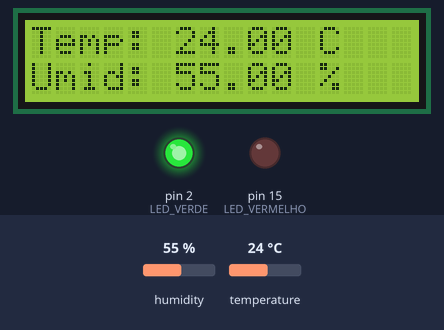
This sketch was run on a simulated Arduino Uno, built with avr-gcc and run on an emulated ATmega328P. On the bench: 16×2 character LCD, output pins drawn as LEDs (lit = HIGH). The inputs (shaded band) are chosen by the test bench; at power-on: humidity 55 %, temperature 24 °C.

Above: at 1.2 s.
1.3 s: humidity set to 22 %
At 2.7 s:
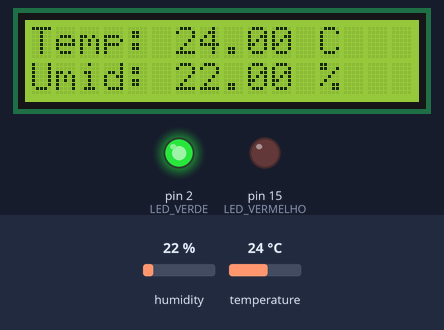
4.0 s: temperature set to 12 °C
At 5.5 s:
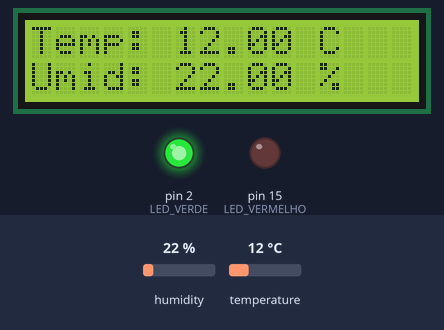
6.7 s: humidity set to 40 %
At 8.8 s:
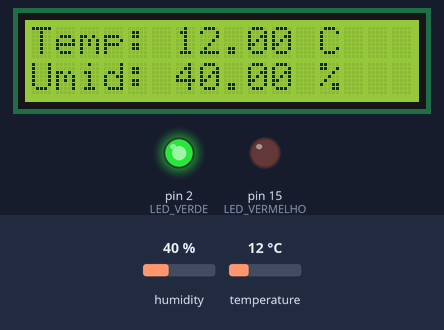
9.7 s: temperature set to 19 °C
At 11.6 s:
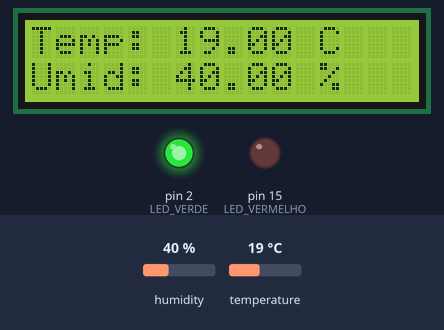
Timing chart, 0 to 13.1 s (numbered marks = the images above; inputs shaded):
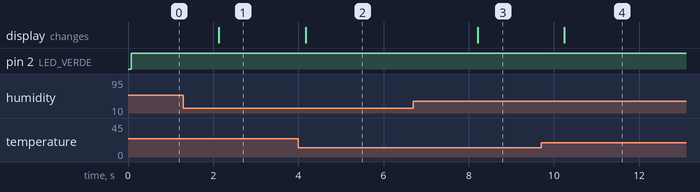

Measured:
- after the input at 1.3 s, the display: changes after 0.83 s (image 1)
- after the input at 4.0 s, the display: changes after 0.17 s (image 2)
- after the input at 6.7 s, the display: changes after 1.5 s (image 3)
- after the input at 9.7 s, the display: changes after 0.54 s (image 4)

The sketch:

sketch.ino
```cpp
#include <Wire.h>
#include <LiquidCrystal_I2C.h>
#include <DHT.h>

#define DHTPIN 4       // GPIO conectado ao DATA
#define DHTTYPE DHT22  // Tipo do sensor

#define LED_VERDE 2
#define LED_VERMELHO 15

float ultimaTemp = -1000;
float ultimaUmid = -1000;

DHT dht(DHTPIN, DHTTYPE);

// Endereço comum: 0x27 ou 0x3F
LiquidCrystal_I2C lcd(0x27, 16, 2);

void setup() {
  lcd.init();          // Inicializa o LCD
  lcd.backlight();     // Liga o backlight

  lcd.setCursor(0, 0); // Coluna 0, linha 0

Serial.begin(115200);
  dht.begin();

  pinMode(LED_VERDE, OUTPUT);
  pinMode(LED_VERMELHO, OUTPUT);

}

void loop() {

  float temperatura = dht.readTemperature();
  float umidade = dht.readHumidity();

  if (isnan(temperatura) || isnan(umidade)) {
    lcd.print("Erro ao ler o DHT22!");

    digitalWrite(LED_VERDE, LOW);
    digitalWrite(LED_VERMELHO, HIGH);

    return;
  }

// Leitura OK
  digitalWrite(LED_VERDE, HIGH);
  digitalWrite(LED_VERMELHO, LOW);

if (temperatura != ultimaTemp || umidade != ultimaUmid) {

    lcd.clear();

    lcd.setCursor(0, 0);
    lcd.print("Temp: ");
    lcd.print(temperatura);
    lcd.print(" C");

    lcd.setCursor(0, 1);
    lcd.print("Umid: ");
    lcd.print(umidade);
    lcd.print(" %");

    // Atualiza os valores anteriores
    ultimaTemp = temperatura;
    ultimaUmid = umidade;

  delay(2000);
}
}
```
